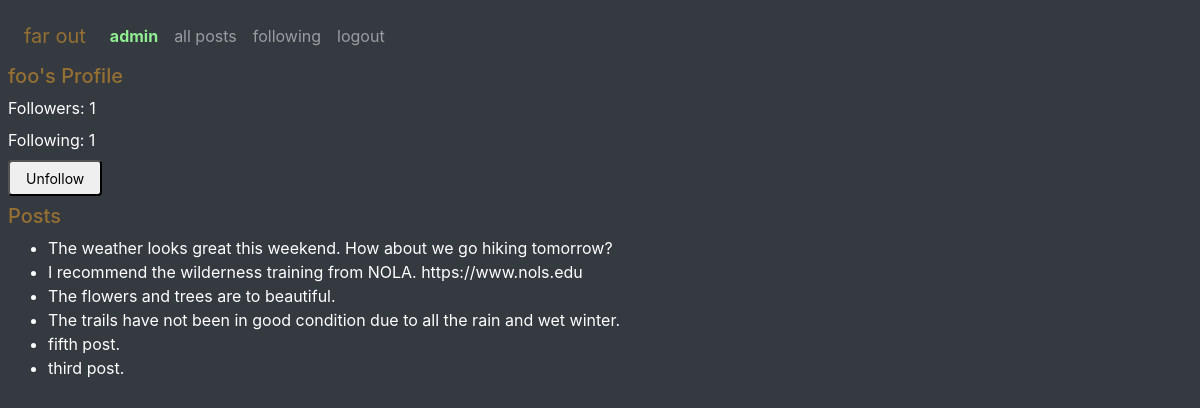
Page /profile/foo/ (signed in) on the committed database.
### network/models.py (models this page shows, shortened)
class User(AbstractUser):
    followers = models.ManyToManyField('self', symmetrical=False, related_name='following')

class Posts(models.Model):
    user = models.ForeignKey(User, on_delete=models.CASCADE)
    text = models.TextField(max_length=6000)
    timestamp = models.DateTimeField(default=timezone.now)
    post_likes = models.ManyToManyField(User, related_name='post_likes', blank=True)

### network/views.py (the view)
# urls.py: path('profile/<str:username>/', views.profile, name='profile'),
@login_required
def profile(request, username):
    user = request.user
    print(f"{bcolors.WARNING}user (/profile): ", user)
    print(f"{bcolors.WARNING}request.user (/profile): ", request.user)
    profile_user = get_object_or_404(User, username=username)
    followers_count = profile_user.followers.count()
    following_count = profile_user.following.count()
    user_posts = Posts.objects.filter(user=profile_user).order_by('-timestamp')
    is_following = False
    if request.user != profile_user:
        is_following = request.user.following.filter(username=profile_user.username).exists()
    return render(request, "network/profile.html", {
        "user": user,
        "profile_user": profile_user,
        "followers_count": followers_count,
        "following_count": following_count,
        "user_posts": user_posts,
        "is_following": is_following,
    })

### network/templates/network/profile.html (shortened to what this page needs)
{% extends "network/layout.html" %}
{% load static %}
{% block body %}
<h5 style="color: rgba(150, 111, 51, 1);">{{ profile_user.username }}'s Profile</h5>
<p>Followers: {{ followers_count }}</p>
<p>Following: {{ following_count }}</p>
{% if user != profile_user %}
    {% if is_following %}
    <form action="{% url 'unfollow_user' profile_user.username %}" method="post">
        <button type="submit">Unfollow</button>
    </form>
    {% else %}
    <form action="{% url 'follow_user' profile_user.username %}" method="post">
        {% csrf_token %}
        <button type="submit">Follow</button>
    </form>
    {% endif %}
{% endif %}
<h5 style="color: rgba(150, 111, 51, 1);">Posts</h5>
<ul>
    {% for post in user_posts %}
        <li>{{ post.text }}</li>
    {% endfor %}
</ul>
{% endblock %}

### network/templates/network/layout.html (shortened to what this page needs)
{% load static %}
<!DOCTYPE html>
<html lang="en">
    <head>
        <link rel="stylesheet" href="https://stackpath.bootstrapcdn.com/bootstrap/4.4.1/css/bootstrap.min.css">
    </head>
    <body class="bg-dark">
        <nav class="navbar navbar-expand-lg navbar-dark bg-dark">
            <a class="navbar-brand" href="{% url 'index' %}" style="color: rgba(150, 111, 51, 1);">far out</a>
            <div>
              <ul class="navbar-nav mr-auto">
                {% if user.is_authenticated %}
                    <li class="nav-item">
                        <a class="nav-link" href="{% url 'profile' user.username %}">
                            <strong style="color: rgba(144, 238, 144, 1)">{{ user.username }}</strong></a>
                    </li>
                {% endif %}
                <li class="nav-item">
                  <a class="nav-link" href="{% url 'index' %}">all posts</a>
                </li>
                {% if user.is_authenticated %}
                    <li class="nav-item">
                        <a class="nav-link" href="{% url 'following_posts' %}">following</a>
                    </li>
                    <li class="nav-item">
                        <a class="nav-link" href="{% url 'logout' %}">logout</a>
                    </li>
                {% endif %}
              </ul>
            </div>
          </nav>
        <div class="body bg-dark">
            {% block body %}
            {% endblock %}
        </div>
    </body>
</html>

### network/templates/network/layout.html (style rules this page uses)
:root { --taosurl: url('https://fatmap-digitiser-assets.imgix.net/collections/c3ab099a-82e6-4b4d-952a-b5d9a1818a46?w=2000&amp;fit=crop&amp;auto=compress%2Cformat'); }
body { color: #fff; background-color: black; padding: 0.5rem; }
a { color: rgba(144, 238, 144, 1); text-decoration: none; cursor: pointer; }
p { margin-bottom: 0.5rem !important }
button { border-radius: 4px; font-size: 14px; margin-bottom: 0.5rem; padding: 0 16px; line-height: 27px; height: 36px; min-width: 54px; text-align: center; cursor: pointer; user-select: none; }

### rows in the picture
User: username "admin"
User: username "foo"
Posts: text "The weather looks great this weekend. How about we go hiking tomorrow?"
Posts: text "I recommend the wilderness training from NOLA. https://www.nols.edu"
Posts: text "The flowers and trees are to beautiful."
Posts: text "The trails have not been in good condition due to all the rain and wet winter."
Posts: text "fifth post."
Posts: text "third post."

### other values in the picture
{{ followers_count }} "1"
{{ following_count }} "1"
